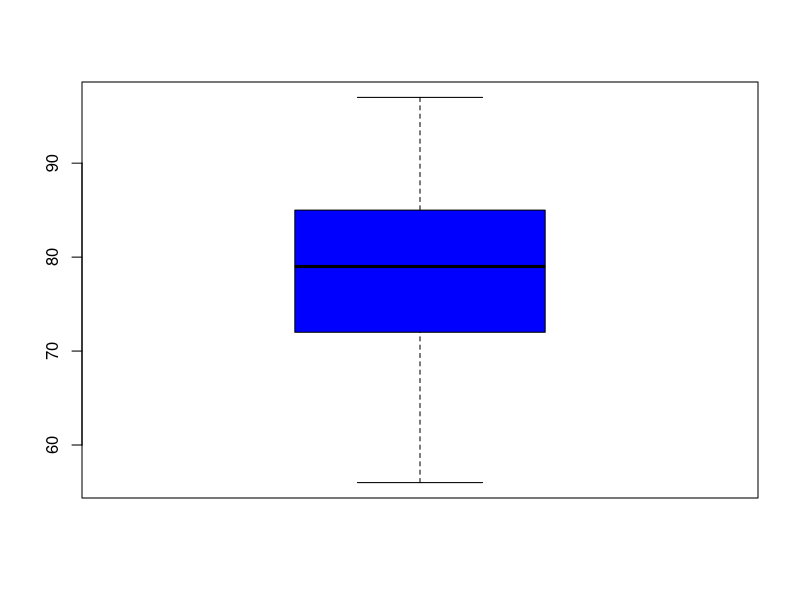
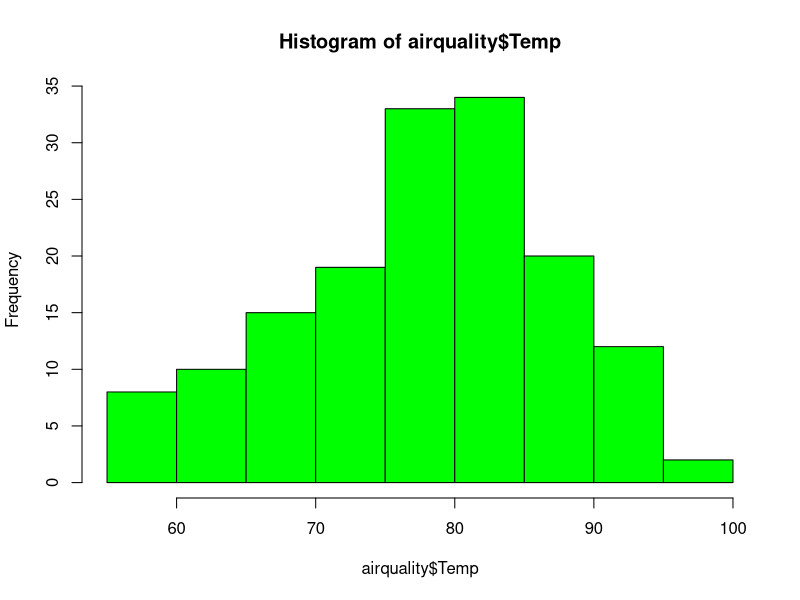
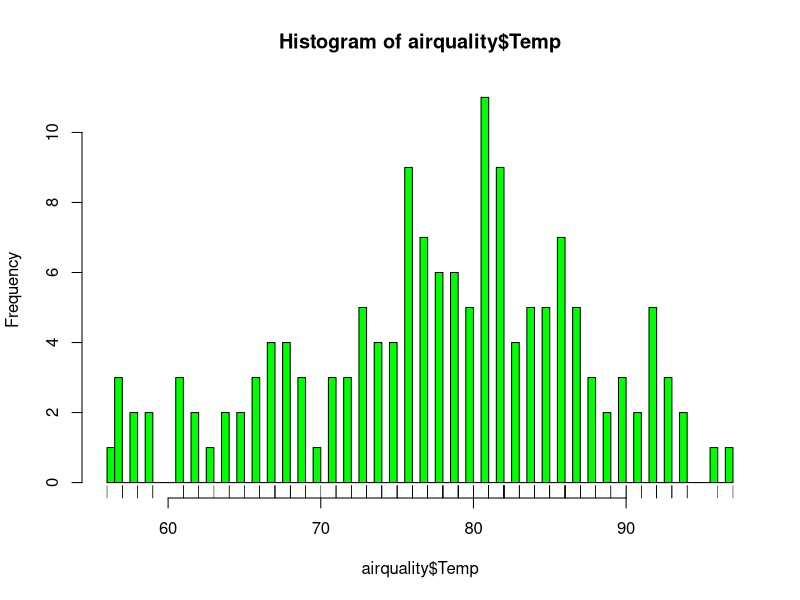
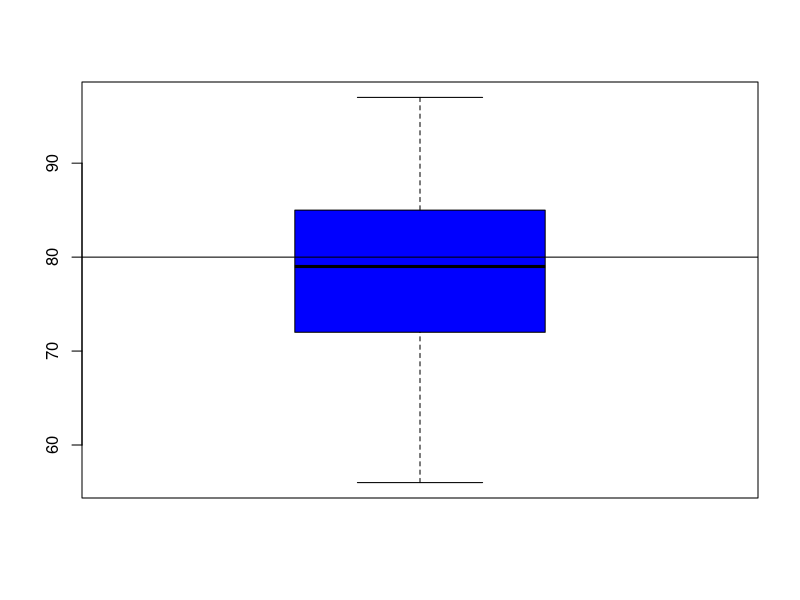
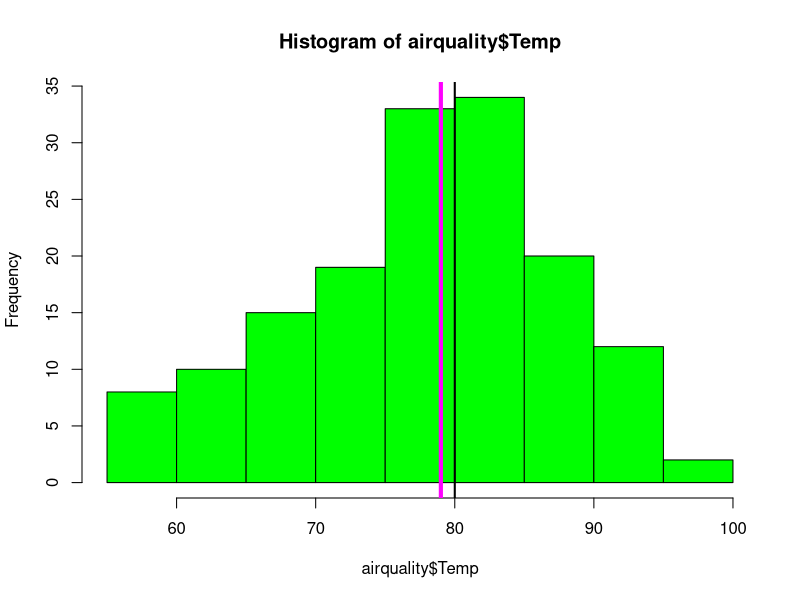
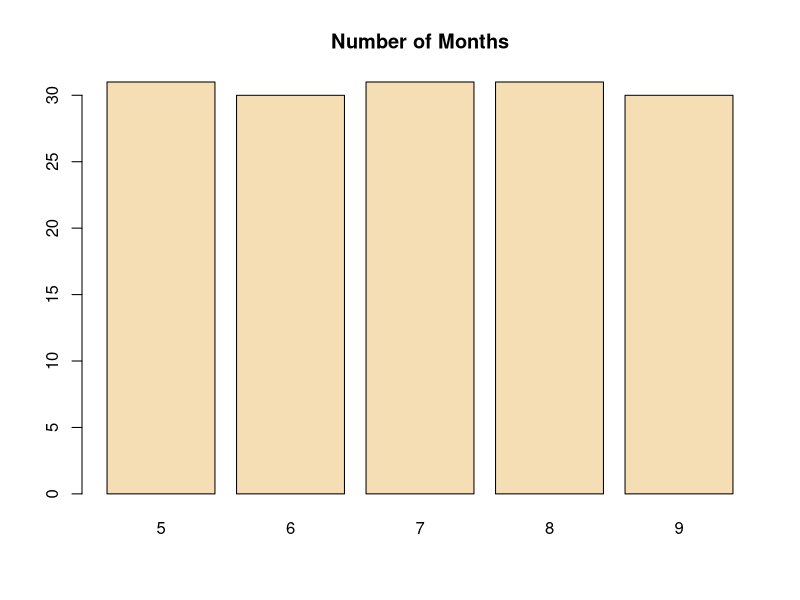
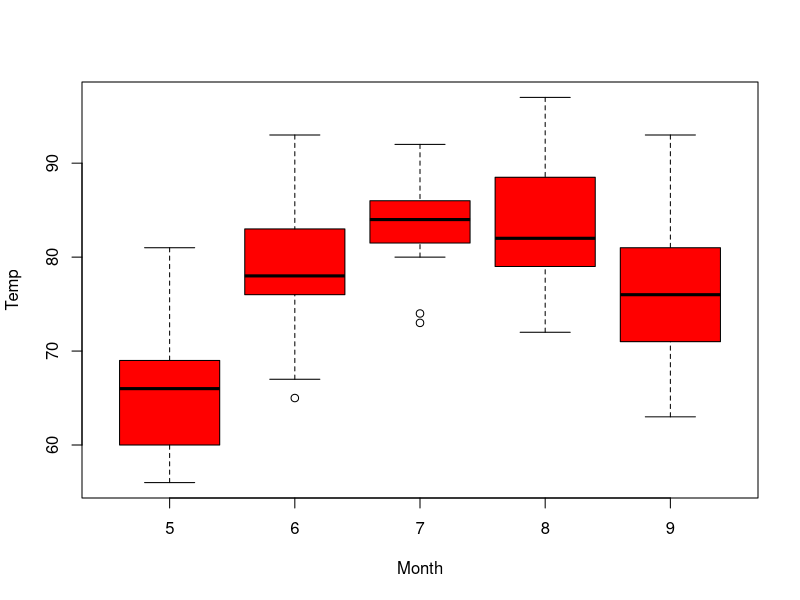
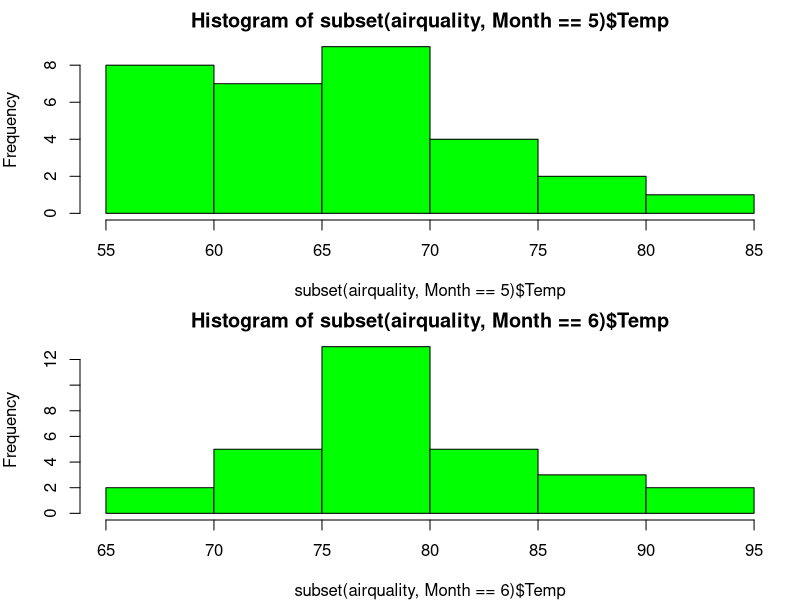

The R source for these figures, in order:
# Why do we use graphs in data analysis?
# 1. to understand data properties
# 2. to find patterns in data
# 3. to suggest modelling strategies
# 4. to "debug" analysis
# 5. to communicate results

# Exploratory graphs are about first four points

# Characterstics of Exploratory analysis
# 1. they are made quickly
# 2. a large number are made
# 3. the goal is for personal understanding
# 4. Axes/legends are cleaned up(later)
# 5. Color/size are primarily used for information

head(airquality)
summary(airquality)

boxplot(airquality$Temp,col = 'blue')

hist(airquality$Temp,col = 'green')
rug

hist(airquality$Temp,col = 'green', breaks = 100)
rug(airquality$Temp)

boxplot(airquality$Temp,col = 'blue')
abline(h = 80)

hist(airquality$Temp,col = 'green')
abline(v=80,lwd = 2)
abline(v = median(airquality$Temp), col = "magenta", lwd = 4)

barplot(table(airquality$Month),col="wheat",main = "Number of Months")

boxplot(Temp ~ Month,data = airquality,col = 'red')

par(mfrow = c(2,1), mar = c(4,4,2,1))
hist(subset(airquality, Month == 5)$Temp, col = "green")
hist(subset(airquality, Month == 6)$Temp, col = "green")
hist(subset(airquality, Month == 7)$Temp, col = "green")
hist(subset(airquality, Month == 8)$Temp, col = "green")
hist(subset(airquality, Month == 9)$Temp, col = "green")

with(airquality[!is.na(airquality$Ozone),],plot(Ozone,Temp))
abline(h = 80, lwd = 2, lty = 2)


with(airquality[!is.na(airquality$Ozone),],plot(Ozone,Temp, col = Month))
abline(h = 80, lwd = 2, lty = 2)

#Multiple ScatterPlots
par(mfrow = c(1,5), mar = c(5,4,2,1))
with(subset(airquality,Month == 5), plot(Ozone,Temp, main = "5"))
with(subset(airquality,Month == 6), plot(Ozone,Temp, main = "6"))
with(subset(airquality,Month == 7), plot(Ozone,Temp, main = "7"))
with(subset(airquality,Month == 8), plot(Ozone,Temp, main = "8"))
with(subset(airquality,Month == 9), plot(Ozone,Temp, main = "9"))